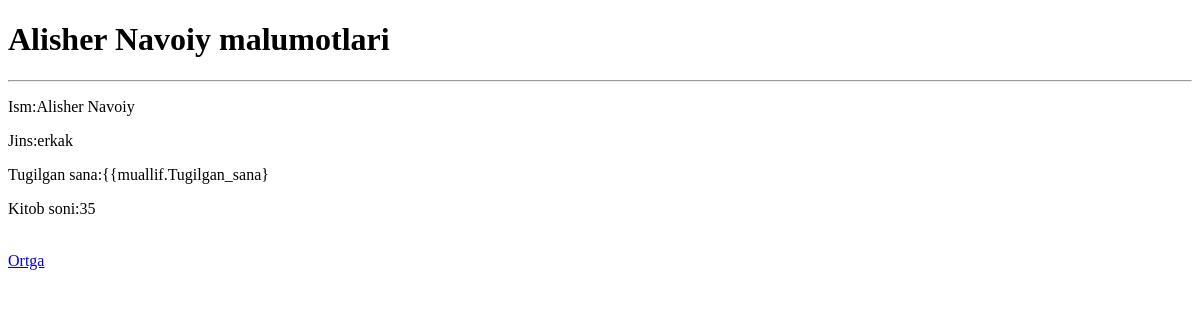
Page /mualliflar/3/ on the earlier database version.
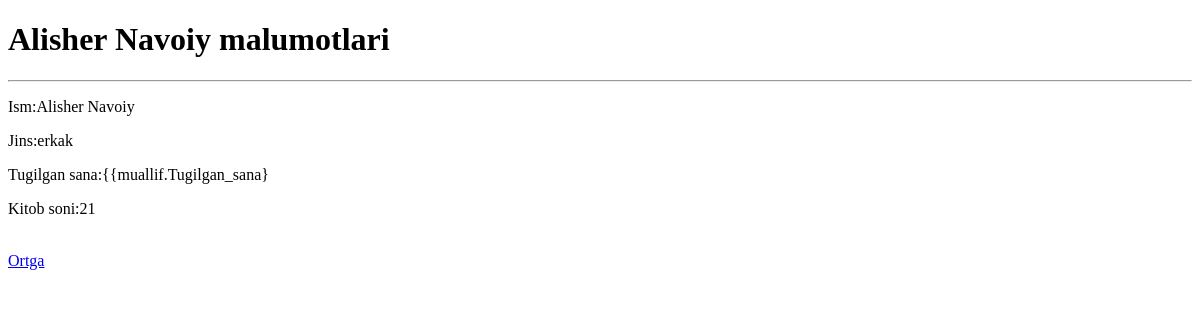
Same page on the later database version.
### main/models.py (models this page shows, shortened)
class Muallif(models.Model):
    ism=models.CharField(max_length=30)
    jins=models.CharField(choices=(('ayol','Ayol'),('erkak','Erkak')))
    tugilgan_sana=models.CharField(default=30)
    kitob_soni=models.PositiveSmallIntegerField()
    tirik=models.BooleanField(default=False)

### main/views.py (the view)
# urls.py: path('mualliflar/<int:pk>/',muallif_details_views),
def muallif_details_views(request, pk):
    muallif=Muallif.objects.get(id=pk)
    context={
        'muallif':muallif,
    }
    return render(request, 'muallifs_details.html',context)

### Template/muallifs_details.html (shortened to what this page needs)
<!DOCTYPE html>
<html lang="en">
<head>
</head>
<body>
 <h1>{{muallif.ism}} malumotlari</h1>
<hr>
<p>Ism:{{muallif.ism}}</p>
<p>Jins:{{muallif.jins}}</p>
<p>Tugilgan sana:{{muallif.Tugilgan_sana}</p>
<p>Kitob soni:{{muallif.kitob_soni}}</p>
<br>
<a href="/">Ortga</a>
</body>
</html>

Differences in the rows shown:
changed Muallif "Alisher Navoiy": kitob_soni "35" → "21"
